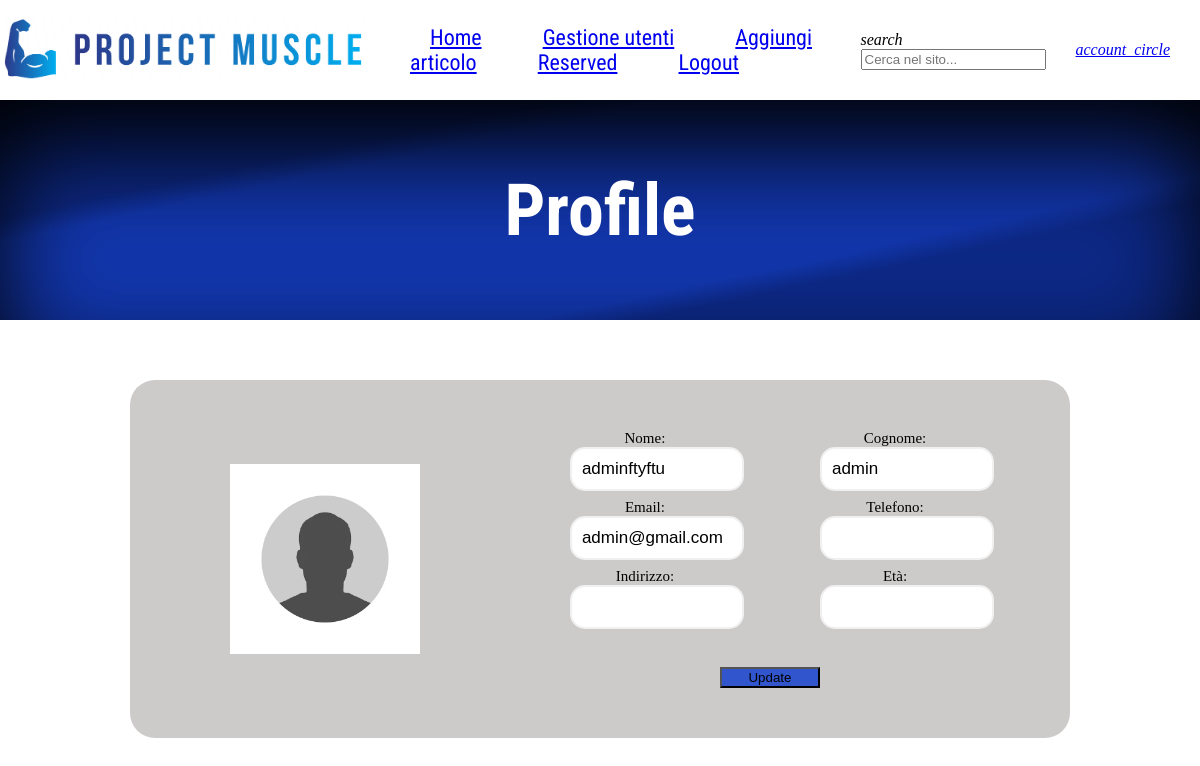
The page /update_profile.php (signed in) on the database its author committed.
### tables this page shows
CREATE TABLE `users` (
  `id` int(4) NOT NULL,
  `nome` varchar(30) NOT NULL,
  `cognome` varchar(30) NOT NULL,
  `email` varchar(100) NOT NULL,
  `password` varchar(150) NOT NULL,
  `registration_date` timestamp NOT NULL DEFAULT current_timestamp(),
  `admin` tinyint(1) NOT NULL,
  `rememberMeToken` varchar(150) DEFAULT NULL,
  `cookie_expiration` date DEFAULT NULL,
  `telefono` varchar(10) DEFAULT NULL,
  `indirizzo` varchar(150) DEFAULT NULL,
  `eta` int(3) DEFAULT NULL
);

### update_profile.php (called while the page is built, shortened)
<?php
require_once 'show_profile.php';
?>

### query.php (called while the page is built, shortened)
<?php
require_once 'utils.php';
function genericSelect($table, $select_Columns, $where, $toBind, $con){
    $query = "SELECT " . implode(", ", $select_Columns) . " FROM " . $table;
    $query = isset($where) ? ($query . " WHERE " . $where) : $query;
    $stmt = mysqli_prepare($con, $query);
    if (!empty($toBind)) {
        $values = array_values($toBind);
        $types = getTypes($values);
        check_mysqliFunction(mysqli_stmt_bind_param($stmt, $types, ...$values), $con, 'bind', $query);
    }
    check_mysqliFunction(mysqli_stmt_execute($stmt), $con, 'execute', $query);
    $result = mysqli_stmt_get_result($stmt);
    if($result && mysqli_num_rows($result) > 0){
        $rows = [];
        while ($row = mysqli_fetch_array($result)) {
            $rows[] = $row;
        }
        if (count($rows) == 1)
            return $rows[0];
        else return $rows;
    }
    return null;
}
?>

### utils.php (called while the page is built, shortened)
<?php
function getTypes($valori){
    $tipi = '';
    foreach ($valori as $valore) {
        if (is_int($valore)) {
            $tipi .= 'i';
        } elseif (is_float($valore)) {
            $tipi .= 'd';
        } elseif (is_bool($valore)) {
            $tipi .= 'i';
        } else {
            $tipi .= 's';
        }
    }
    return $tipi;
}
?>

### show_profile.php (the view, shortened to what this page needs)
<?php
require_once 'header.php';
try {
    $valuesToSelect = ["nome", "cognome", "email", "telefono", "indirizzo", "eta"];
    $row = genericSelect("users", $valuesToSelect , "email=?", [$_SESSION["email"]], $con);
}
catch (Exception $e) {
    $_SESSION["error_message"] = "Qualcosa è andato storto...Riprova pià tardi";
    header("Location: index.php");
    error_log("Failed to search user data from the database: " . $e->getMessage() . "\n", 3, "error.log");
}
?>
<div class="container">
    <div class="profile">
        <div class="profile_image"></div>
        <div class="profile_info">
            <form action="update_profile.php" method="post" id="updateProfile" novalidate>
                    <div class="columns">
                        <div class="col1">
                            <div class="input-control2">
                                <label for="firstname">Nome:</label>
                                <input type="text" id="firstname" name="firstname" value=<?php echo $row["nome"]?> readonly>
                            </div>
                            <div class="input-control2">
                                <label for="email" class="label">Email:</label>
                                <input type="email" id="email" name="email" value=<?php echo $row["email"]?> readonly>
                            </div>
                            <div class="input-control2">
                                <label for="address" class="label">Indirizzo:</label>
                                <input type="text" id="address" name="address" readonly value= <?php echo isset($row["indirizzo"]) ? $row["indirizzo"] : null?> >
                            </div>
                        </div>
                        <div class="col2">
                            <div class="input-control2">
                                <label for="lastname" class="label">Cognome:</label>
                                <input type="text" id="lastname" name="lastname" value=<?php echo $row["cognome"]?> readonly>
                            </div>
                            <div class="input-control2">
                                <label for="phone" class="label">Telefono:</label>
                                <input type="text" id="phone" name="phone" readonly value=<?php echo isset($row["telefono"]) ? $row["telefono"] : null?> >
                            </div>
                            <div class="input-control2">
                                <label for="age" class="age">Età:</label>
                                <input type="text" id="age" name="age" readonly value=<?php echo isset($row["eta"]) ? $row["eta"] : null?> >
                            </div>
                        </div>
                    </div>
                    <button id="submit_button_profile" type="submit">Update</button>
            </form>
        </div>
    </div>
</div>

### stile.css (style rules this page uses)
html { max-width: 100%; }
body { margin: 0 auto; max-width: 100%; background-color: #ffffff; }
.container { text-align: center; }
.container { display: flex; justify-content: center; align-items: center; }
:is(.button,button):after { all: unset; }

### form_style.css (style rules this page uses)
.input-control2 { display: flex; flex-direction: column; }
.input-control2 label { font-size: 15px; }
.input-control2 input { border: 2px solid #f0f0f0; border-radius: 15px; display: block; margin-bottom: 8px; font-size: 17px; padding: 10px; width: 100%; }
#submit_button_profile { background-color: #3155cd; width: 100px; margin-top: 30px; }
#updateProfile { margin-left: 100px; }
.profile { display: flex; align-items: center; padding: 50px; margin-top: 60px; background-color: #cdcaca; border-radius: 25px; width: 70%; }
.profile_image { background-image: url('profile.avif'); height: 250px; width: 250px; background-size: contain; background-repeat: no-repeat; background-position: center; margin-left: 50px; }
.columns { display: flex; flex-direction: row; }
.col1, .col2 { padding : 0px 50px 0px 50px; }

### rows shown on the page
users: firstname "adminftyftu", email "admin@gmail.com", lastname "admin"
